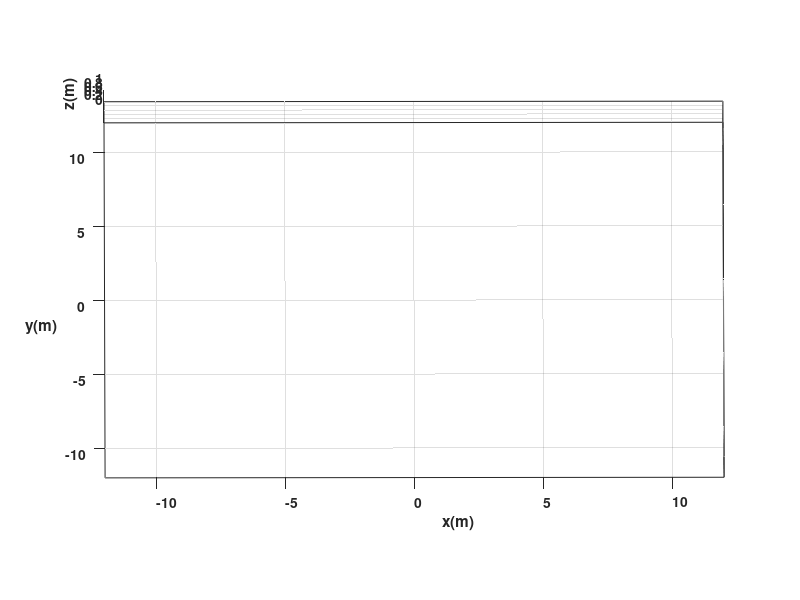

Recreate this plot in MATLAB. (Note: this script raises an error after producing the figure.)
    %Limpieza de pantalla
clear all
close all
clc

%1 TIEMPO %%%%%%%%%%%%%%%%%%%%%%%%%%%%%%%%%%%%%%%%%%%%%%%%%%%%%%%%
tf=15;             % Tiempo de simulación en segundos (s)
ts=0.1;            % Tiempo de muestreo en segundos (s)
t=0:ts:tf;         % Vector de tiempo
N= length(t);      % Muestras


%2 CONDICIONES INICIALES %%%%%%%%%%%%%%%%%%%%%%%%%%%%%%%%%%%%%%%%%

%Damos valores a nuestro punto inicial de posición y orientación
x1(1)=0;  %Posición inicial eje x
y1(1)=0;  %Posición inicial eje y
phi(1)=pi/2; %Orientación inicial del robot 

%3 POSICION DESEADA %%%%%%%%%%%%%%%%%%%%%%%%%%%%%%%%%%%%%%%%%%%%

%Damos valores a nuestra posición deseada
hxd=    10;
hyd=     9;

%Igualamos el punto de control con las proyecciones X1 y Y1 por su
%coincidencia
hx(1)= x1(1);       % Posición del punto de control en el eje (X) metros (m)
hy(1)= y1(1);       % Posición del punto de control en el eje (Y) metros (m)

%4 CONTROL, BUCLE DE SIMULACION %%%%%%%%%%%%%%%%%%%%%%%%%%%%%%%%

for k=1:N 

    %a)Errores de control
    hxe(k)=hxd-hx(k);
    hye(k)=hyd-hy(k);
    
    %Matriz de error
    he= [hxe(k);hye(k)];
    %Magnitud del error de posición
    Error(k)= sqrt(hxe(k)^2 +hye(k)^2);

    %b)Matriz Jacobiana
    J=[cos(phi(k)) -sin(phi(k));... %Matriz de rotación en 2D
       sin(phi(k)) cos(phi(k))];

    %c)Matriz de Ganancias
    K=[2  0;...
       0  2];

    %d)Ley de Control
    qpRef= pinv(J)*K*he;

    v(k)= qpRef(1);   %Velocidad lineal de entrada al robot 
    w(k)= qpRef(2);   %Velocidad angular de entrada al robot 


%5 APLICACIÓN DE CONTROL AL ROBOT %%%%%%%%%%%%%%%%%%%%%%%%%%%%%%%%

    %Aplico la integral a la velocidad angular para obtener el angulo "phi" de la orientación
    phi(k+1)=phi(k)+w(k)*ts; % Integral numérica (método de Euler)
           
   %%%%%%%%%%%%%%%%%%%%% MODELO CINEMATICO %%%%%%%%%%%%%%%%%%%%%%%%%
    
    xp1=v(k)*cos(phi(k)); 
    yp1=v(k)*sin(phi(k));
 
    %Aplico la integral a la velocidad lineal para obtener las cordenadas
    %"x1" y "y1" de la posición
    x1(k+1)=x1(k)+ xp1*ts; % Integral numérica (método de Euler)
    y1(k+1)=y1(k)+ yp1*ts; % Integral numérica (método de Euler)

    % Posicion del robot con respecto al punto de control
    hx(k+1)=x1(k+1); 
    hy(k+1)=y1(k+1);
     

end

%%%%%%%%%%%%%%%%%%%%%%%%%%%%% SIMULACION VIRTUAL 3D %%%%%%%%%%%%%%%%%%%%%%%%%%%%

% a) Configuracion de escena

scene=figure;  % Crear figura (Escena)
set(scene,'Color','white'); % Color del fondo de la escena
set(gca,'FontWeight','bold') ;% Negrilla en los ejes y etiquetas
sizeScreen=get(0,'ScreenSize'); % Retorna el tamaño de la pantalla del computador
set(scene,'position',sizeScreen); % Configurar tamaño de la figura
camlight('headlight'); % Luz para la escena
axis equal; % Establece la relación de aspecto para que las unidades de datos sean las mismas en todas las direcciones.
grid on; % Mostrar líneas de cuadrícula en los ejes
box on; % Mostrar contorno de ejes
xlabel('x(m)'); ylabel('y(m)'); zlabel('z(m)'); % Etiqueta de los eje

view([-0.1 35]); % Orientacion de la figura
axis([-12 12 -12 12 0 1]); % Ingresar limites minimos y maximos en los ejes x y z [minX maxX minY maxY minZ maxZ]

% b) Graficar robots en la posicion inicial
scale = 4;
MobileRobot_5;
H1=MobilePlot_4(x1(1),y1(1),phi(1),scale);hold on;

% c) Graficar Trayectorias
H2=plot3(hx(1),hy(1),0,'r','lineWidth',2);
H3=plot3(hxd,hyd,0,'bo','lineWidth',2); %Grafico circulo en posición deseada
H4=plot3(hx(1),hy(1),0,'go','lineWidth',2);%Grafico circulo en posición inicial
% d) Bucle de simulacion de movimiento del robot

step=1; % pasos para simulacion

for k=1:step:N

    delete(H1);    
    delete(H2);
    
    H1=MobilePlot_4(x1(k),y1(k),phi(k),scale);
    H2=plot3(hx(1:k),hy(1:k),zeros(1,k),'r','lineWidth',2);
    
    pause(ts);

end

%%%%%%%%%%%%%%%%%%%%%%%%%%%%% Graficas %%%%%%%%%%%%%%%%%%%%%%%%%%%%
graph=figure;  % Crear figura (Escena)
set(graph,'position',sizeScreen); % Congigurar tamaño de la figura
subplot(311)
plot(t,v,'b','LineWidth',2),grid('on'),xlabel('Tiempo [s]'),ylabel('m/s'),legend('Velocidad Lineal (v)');
subplot(312)
plot(t,w,'g','LineWidth',2),grid('on'),xlabel('Tiempo [s]'),ylabel('[rad/s]'),legend('Velocidad Angular (w)');
subplot(313)
plot(t,Error,'r','LineWidth',2),grid('on'),xlabel('Tiempo [s]'),ylabel('[metros]'),legend('Error de posición (m)');
